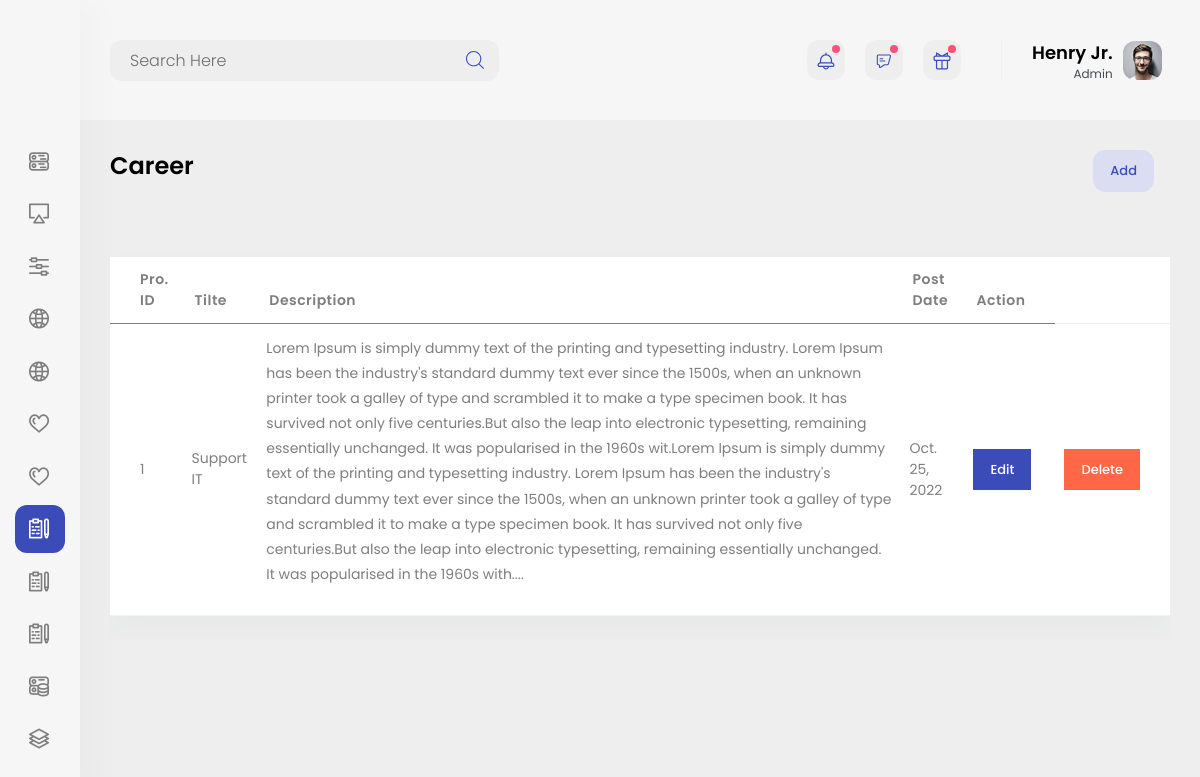
Page /dashboard/career-view/ on the earlier database version.
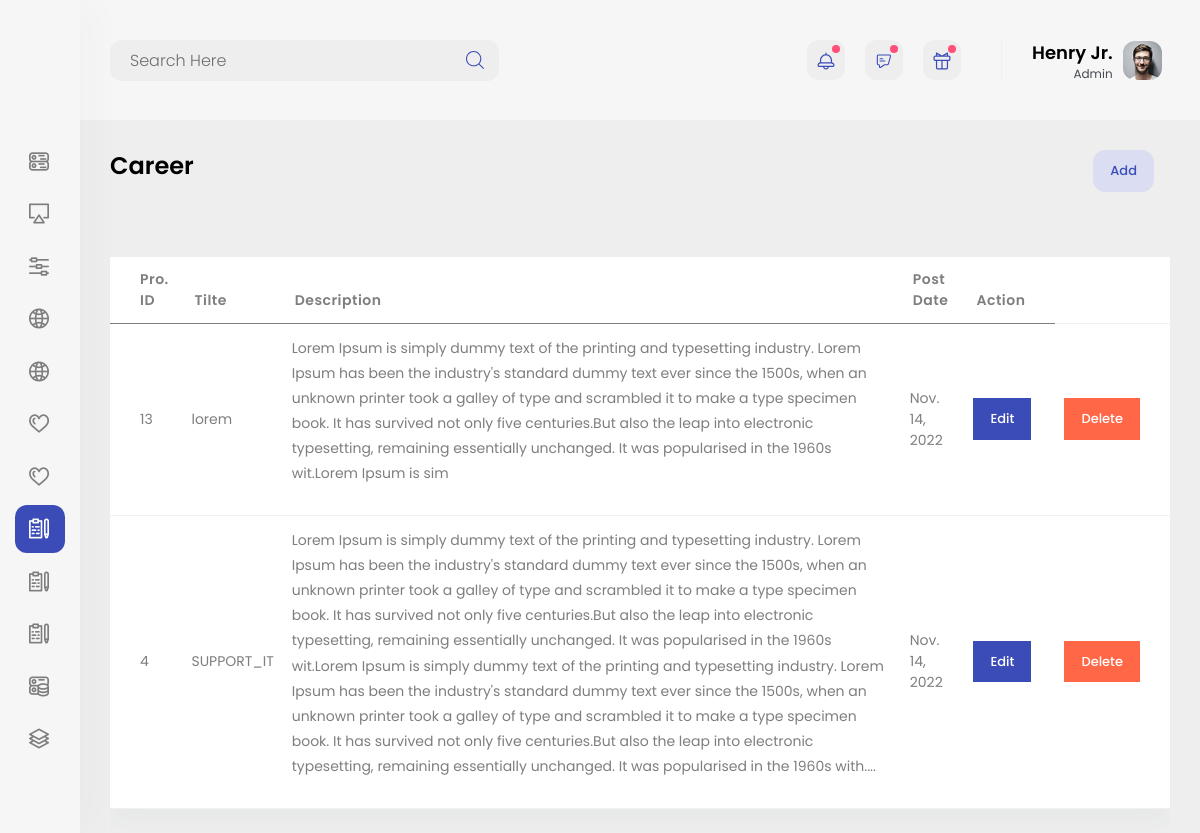
Same page on the later database version.
### indexApp/models.py (models this page shows, shortened)
class Career(models.Model):
    title = models.CharField(max_length = 150)
    slug = models.SlugField(max_length = 50)
    active_status = models.BooleanField(default=True)
    job_description =RichTextUploadingField()
    post_date = models.DateField(auto_now=False, auto_now_add=False)
    end_date = models.DateField(default=timezone.now)
    class Meta:
        ordering = ['-id']

### dashboard/views.py (the view)
# urls.py: path('career-view/',career_view, name='career_view'),
def career_view(request):
    query = Career.objects.all()
    return render(request,'dashboard/get_in_touch/career_view.html',{'query':query})

### dashboard/templates/dashboard/get_in_touch/career_view.html (shortened to what this page needs)
{% extends 'dashboard/base.html'%}
{% load static %}
{% block content %}
<div class="content-body">
    <div class="container-fluid">
        <div class="form-head page-titles d-flex  align-items-center">
            <div class="mr-auto  d-lg-block">
                <h2 class="text-black font-w600">Career</h2>
            </div>
            <a href="{% url 'career_add' %}" class="btn btn-primary rounded light mr-3">Add</a>
        </div>
        <div class="row">
            <div class="col-xl-12">
                <div class="table-responsive table-hover fs-14">
                    <table class="table table-hover display mb-4 dataTablesCard  card-table" id="example-5">
                        <thead>
                            <tr>
                                <th>Pro. ID</th>
                                <th>Tilte</th>
                                <th>Description</th>
                                <th>Post Date</th>
                                <th>Action</th>
                            </tr>
                        </thead>
                        <tbody>
                            {% for i in query %}
                            <tr>
                                <td>{{i.id}}</td>
                                <td>{{i.title}}</td>
                                <td>{{i.job_description|safe}}</td>
                                <td>{{i.post_date}}</td>
                                <td> <a href="{% url 'career_edit' i.id %}"> <button class="btn btn-primary">Edit</button></a> </td>
                                <td> <a href="{% url 'career_delete' i.id %}"> <button class="btn btn-danger">Delete</button></a> </td>
                            </tr>
                            {% endfor %}
                        </tbody>
                    </table>
                </div>
            </div>
        </div>
    </div>
</div>
{% endblock content %}

Differences in the rows shown:
removed Career: id "1", title "Support IT", job_description "Lorem Ipsum is simply dummy text of the printing and typesetting industry. Lorem Ipsum has been the industry's standard dummy text ever since the 1500s, when an unknown printer took a galley of type and scrambled it to make a type specimen book. It has survived not only five centuries.But also the leap into electronic typesetting, remaining essentially unchanged. It was popularised in the 1960s wit.Lorem Ipsum is simply dummy text of the printing and typesetting industry. Lorem Ipsum has been the industry's standard dummy text ever since the 1500s, when an unknown printer took a galley of type and scrambled it to make a type specimen book. It has survived not only five centuries.But also…", post_date "Oct. 25, 2022"
added Career: id "13", title "lorem", job_description "Lorem Ipsum is simply dummy text of the printing and typesetting industry. Lorem Ipsum has been the industry's standard dummy text ever since the 1500s, when an unknown printer took a galley of type and scrambled it to make a type specimen book. It has survived not only five centuries.But also the leap into electronic typesetting, remaining essentially unchanged. It was popularised in the 1960s wit.Lorem Ipsum is sim", post_date "Nov. 14, 2022"
added Career: id "4", title "SUPPORT_IT", job_description "Lorem Ipsum is simply dummy text of the printing and typesetting industry. Lorem Ipsum has been the industry's standard dummy text ever since the 1500s, when an unknown printer took a galley of type and scrambled it to make a type specimen book. It has survived not only five centuries.But also the leap into electronic typesetting, remaining essentially unchanged. It was popularised in the 1960s wit.Lorem Ipsum is simply dummy text of the printing and typesetting industry. Lorem Ipsum has been the industry's standard dummy text ever since the 1500s, when an unknown printer took a galley of type and scrambled it to make a type specimen book. It has survived not only five centuries.But also…", post_date "Nov. 14, 2022"
